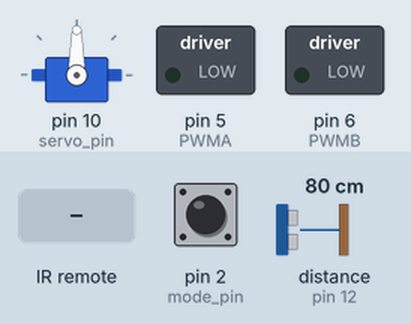
The sketch below on a simulated Arduino Uno, built with avr-gcc and run on an emulated ATmega328P. On the bench: servo, switched loads named in the sketch (green lamp = pin HIGH). The test bench sets the inputs (shaded band); at power-on: pin 2 (mode_pin) HIGH, distance to the obstacle (sensor on pin 12) 80 cm. The echo pulse lasts 58.3 µs per cm; random numbers use the default seed unless the sketch sets one; pins used as bus, display or sensor lines are not drawn; what the sketch prints to the serial monitor is not drawn.

Above: at 1.2 s.
1.3 s: pin 2 (mode_pin) pulled LOW for 0.15 s
At 1.46 s:
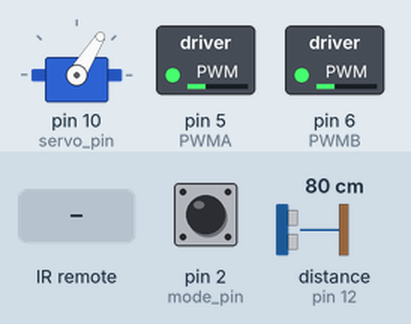
At 2.07 s:
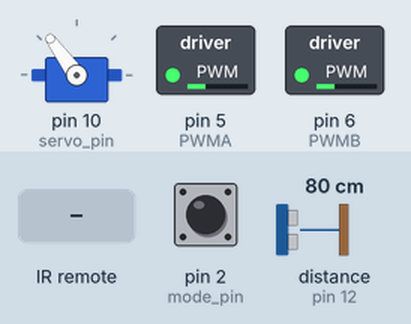
4.3 s: distance to the obstacle (sensor on pin 12) set to 2 cm
7.3 s: distance to the obstacle (sensor on pin 12) set to 35 cm
10.3 s: distance to the obstacle (sensor on pin 12) set to 4 cm
13.3 s: pin 2 (mode_pin) pulled LOW for 1 s
At 16.2 s:
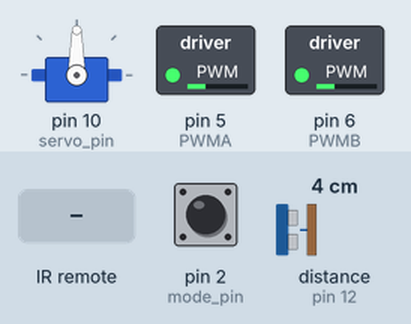
16.5 s: infrared code 0xAACAD56D received
At 17.5 s:
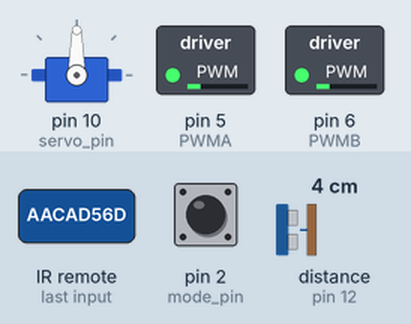
Timing chart, 0 to 19.5 s (numbered marks = the images above; inputs shaded):
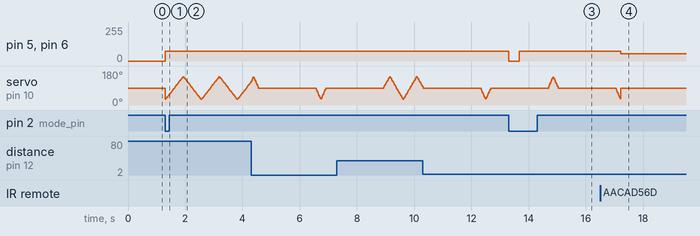

The sketch:

008_Car_remote_control_v3.ino
```cpp
/*
for the SmartCar Shield v1.1, this has the TB6612FNG H-Bridge motor controller https://dronebotworkshop.com/tb6612fng-h-bridge/
*/

#define PWMA 5 //this pin controls speed of motor A (left) - analog value 30-255 only (min speed 30 from experimentation, anything below this does not deliver sufficient power to run all 4 motors)
#define PWMB 6 //this pin controls speed of motor B (right) - analog value 30-255 only
#define AIN1 7 //controls power to motor A --read the RED labels on the pinout on the circuit schematic for the shield. https://drive.google.com/file/d/17PbbtRU9EobVzNFHf3JRnfc0aW9sLZYT/view?usp=sharing
#define BIN1 8 //controls power to motor B
#define STBY 3 //standby pin
//float MotorSpeed = 75; //fixed motor speed for now - write this to PWM. will later have this variable rewritten using a controller. If A and B have different speeds, the car will turn.

/*
---MOTOR SIDES---
LEFT  Motors A. FRONT M1, REAR M4
RIGHT Motors B. FRONT M2, REAR M3 --note that FRONT and REAR motors cannot be controlled individually.

---CONTROLLING THE MOTORS--- both motors A and B have 2 inputs.
IN1 	IN2 	Mode
HIGH  HIGH 	Short Brake --since IN2 is IN1 passed through Schmitt, I am not sure how to get these first 2 motor modes...
LOW  	LOW 	Stop ^
HIGH  LOW   Clockwise
LOW 	HIGH 	Counterclockwise

---DIRECTIONALS---
Dir     Motor A   Motor B
FORWARD HIGH      HIGH
REVERSE LOW       LOW
LEFT    HIGH      LOW
RIGHT   LOW       HIGH

---MOTOR SPEEDS (on carpet)---
Experiment, run the car for 1000ms, then pause. Measure distance in meters.

PWM value   Speed m/s
30          0.06
50          0.13
100         0.29
125         0.37
150         0.47
200         0.63
255         0.81
*/

/*Set up ultrasonics*/
#define trig 13 //define ultrasonic trig pin on the arduino
#define echo 12 //the echo pin on the ultrasonic sensor
float distance;
float pulse_time;
int hit = 20; //minimum distance to avoid collision in cm

/*set up Servo*/
#include <Servo.h>
#define servo_pin 10 //define pin connection for the servo
Servo scanner; //create a named servo called scanner
float pos=40; //create a variable that can be adjusted to be the angle of the servo 0-180 only. 0-90 = right side, 90-180 = left side

/*set up IR control*/
#include <IRremote.h>
#define IR 9 //define the IR receiving pin
IRrecv irrecv(IR);
decode_results results; //create an instance of the remote information decoded

/*set up mode checker*/
int mode_number = 0; //mode 0 = default (IR), mode 1 = autopilot, mode 2 = reset to 0.
#define mode_pin 2

/*set up variable speed*/
float MotorSpeed = 75; //default speed is 75 - on autopilot it will use this speed, and the speed can be adjusted between 55 and 255 from here in increments of 20.
float direction; //this variable will store the previous direction of the car when changing speed, so it will smoothly transition from one speed to another.

/*Hex Keys for remote control - current Sky TV Remote:
UP	 	      8A774570	//forwards
LEFT 	    	AC390F87	//left
RIGHT 		  AB390DF4	//right
DOWN		    1D407D2D	//reverse
CHANNEL_UP 	B6C3F7B0	//SpeedUp
CHANNEL_DWN	AACAD56D	//SpeedDown
PAUSE		    C2ECF552
PLAY		    D621733
NUMPAD_1	  4A19F6EF
NUMPAD_2	  211777CB
NUMPAD_3	  2217795E
NUMPAD_4	  9E87E040
NUMPAD_5	  62850C18
NUMPAD_6	  E3D3C987
NUMPAD_7	  E2D3C7F2
NUMPAD_8	  8B13B370
NUMPAD_9	  79FBB2D
NUMPAD_0	  BB2AC05E
SELECT		  70AF0C34	//stop
ARROWS>>	  661B0FE
ARROWS<<	  22C77576
BACKUP		  F24BFC4
HELP		    9F1D53AD	//RESET SPEED*/

void setup() { //runs once at start-up
  Serial.begin(9600);
  digitalWrite(STBY,HIGH); //forums suggest STBY on the H-bridge needs to be held HIGH for the bridge to work. Testing shows this to be the case.

  pinMode(trig,OUTPUT); //define the ultrasonic pins as outout (trigger) and input (echo)
  pinMode(echo,INPUT);

  scanner.attach(servo_pin); //attach the servo to the arduino

  irrecv.enableIRIn(); //enable the IR detection
  irrecv.blink13(true); //this will flash the built in LED to show a signal is received

  pinMode(mode_pin,INPUT_PULLUP);
  attachInterrupt(digitalPinToInterrupt(mode_pin),mode_switch,FALLING);
}

void loop() { //repeats continuously
  switch(mode_number){
    case 0:
      IR_control();
      break;
    case 1:
      autopilot();
      break;
  }
}

/* main functions for control of the car defined below */

void mode_switch(){
  if (mode_number<1){
    mode_number++;
  } else if (mode_number==1){
    mode_number=0;
    stop();
  }
}

void IR_control(){
  scanner.write(90);
  Serial.println(direction);
  if(irrecv.decode(&results)){ //check to see if an IR signal is received
    switch(results.value){ //do something depending on the "HEX value" of the key pressed
      case 0x8A774570: //intitially tested these on the HEX values, then converted to DEC - the same effect, so it doesn't matter if HEX or DEC. Needs changing for each remote used.
        forward(); //Up
        direction=0; //write direction as "0" for FORWARD
        break;
      case 0x1D407D2D: //Down
        reverse();
        direction=1; //write direction as "1" for REVERSE
        break;
      case 0xAC390F87: //Left
        turn_left();
        break;
      case 0xAB390DF4: //Right
        turn_right();
        break;
      case 0x70AF0C34: //Select
        stop();
        direction=2; //write direction as "2" for STOP
        break;
      case 0xB6C3F7B0: //Channel_Up
        increase_speed();
        direction_check();
        break;
      case 0xAACAD56D: //Channel_Down
        decrease_speed();
        direction_check();
        break;
      case 0x9F1D53AD: //HELP
        MotorSpeed=70;
        direction_check();
        break;
    }
  irrecv.resume(); //have to resume checking for IR inputs
  }
}

void autopilot(){
  MotorSpeed=75;
  for (pos=30; pos<=150; pos=pos+2){ //scan constantly between 30 and 150deg
    scanner.write(pos);
    distance_check();
    avoidance(); //check to see if an avoidance manouevure is needed
    delay(5); //a delay of 5ms is needed otherwise the servo does not have time to turn.
  }

  for (pos=150; pos>=30; pos=pos-2){ //scan constantly from 150 back to 30deg
    scanner.write(pos);
    distance_check();
    avoidance(); //check to see if an avoidance manouevure is needed - otherwise move forward. this is entirely embedded within this function
    delay(5);
  }
}

/* CORE FUNCTIONS BELOW */

void direction_check(){ //check the direction float - for a smooth transition between speeds
  if(direction==0){
    forward();
  }
  if(direction==1){
    reverse();
  }
  if(direction==2){
    stop();
  }
}

void increase_speed(){
  if (MotorSpeed<255){
    MotorSpeed=MotorSpeed+20;
  }
}

void decrease_speed(){
  if (MotorSpeed>55){
   MotorSpeed=MotorSpeed-20;
  }
}

void distance_check(){
  digitalWrite(trig,LOW);
  delayMicroseconds(2); //this guarantees no signal is currently being sent
  digitalWrite(trig,HIGH);
  delayMicroseconds(10); //send a 10us long burst of ultrasonic pulses -- this can be higher or lower, but 10us seems to work best
  digitalWrite(trig,LOW);

  pulse_time = pulseIn(echo,HIGH); //look for echo to run high - counts in us

  distance = 0.5*pulse_time*0.0343;
  return distance; //distance in cm
}

void forward(){
  analogWrite(PWMA,MotorSpeed);
  analogWrite(PWMB,MotorSpeed);
  digitalWrite(AIN1,HIGH);
  digitalWrite(BIN1,HIGH);
}

void turn_left(){
  digitalWrite(AIN1,HIGH);
  digitalWrite(BIN1,LOW);
  analogWrite(PWMA,75);
  analogWrite(PWMB,75);
}

void turn_right(){
  digitalWrite(AIN1,LOW);
  digitalWrite(BIN1,HIGH);
  analogWrite(PWMA,75);
  analogWrite(PWMB,75);
}

void reverse(){
  digitalWrite(AIN1,LOW);
  digitalWrite(BIN1,LOW);
  analogWrite(PWMA,MotorSpeed);
  analogWrite(PWMB,MotorSpeed);
}

void stop(){
  analogWrite(PWMA,0); //power to motors =0
  analogWrite(PWMB,0);
}

void rotate90left(){ //calibrated to rotate the car exactly 90 degrees to the left
  turn_left();
  delay(1000);
  stop();
}

void rotate90right(){ //calibrated to rotate the car exactly 90 degees to the right
  turn_right();
  delay(1000);
  stop();
}

void avoidance(){
  if (distance<hit && pos==90){ //if obstacle is ahead, reverse slightly and turn left 90 degrees
    reverse();
    delay(1000);
    if (random(1,10)<=5){
      rotate90left();
    }
    else{
      rotate90right();
    }
  }
  if (distance<hit && pos<90){ //turn left if obstacle is on the right
    turn_left();
  }
  if (distance<hit && pos>90){ //turn right if obstacle is on the left
    turn_right();
  }
  if (distance>hit){ //only move forward if there is no obstacle within range
    forward();
  }
}
```

Measured:
- after the input at 13.3 s, pin 5 (PWMA), pin 6 (PWMB): 75/255 → 0/255 at once, → 75/255 0.37 s later
- after the input at 16.5 s, pin 5 (PWMA), pin 6 (PWMB): 75/255 → 55/255 after 0.72 s
